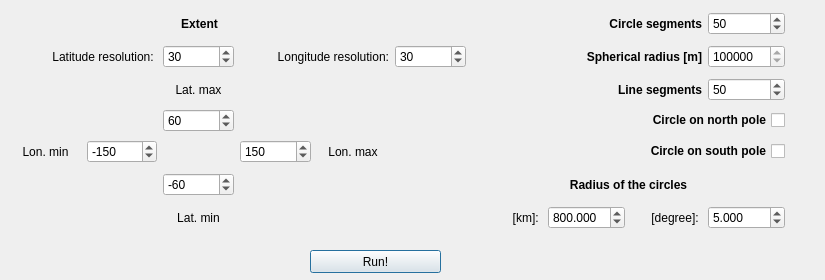
<?xml version="1.0" encoding="UTF-8"?>
<ui version="4.0">
 <class>Tiss</class>
 <widget class="QDialog" name="Tiss">
  <property name="geometry">
   <rect>
    <x>0</x>
    <y>0</y>
    <width>825</width>
    <height>280</height>
   </rect>
  </property>
  <property name="sizePolicy">
   <sizepolicy hsizetype="Preferred" vsizetype="Preferred">
    <horstretch>0</horstretch>
    <verstretch>0</verstretch>
   </sizepolicy>
  </property>
  <property name="minimumSize">
   <size>
    <width>750</width>
    <height>280</height>
   </size>
  </property>
  <property name="maximumSize">
   <size>
    <width>1000</width>
    <height>500</height>
   </size>
  </property>
  <property name="windowTitle">
   <string>Tiss</string>
  </property>
  <widget class="QPushButton" name="btnRun">
   <property name="geometry">
    <rect>
     <x>310</x>
     <y>250</y>
     <width>131</width>
     <height>23</height>
    </rect>
   </property>
   <property name="text">
    <string>Run!</string>
   </property>
  </widget>
  <widget class="QWidget" name="layoutWidget">
   <property name="geometry">
    <rect>
     <x>10</x>
     <y>10</y>
     <width>775</width>
     <height>227</height>
    </rect>
   </property>
   <layout class="QGridLayout" name="gridLayout">
    <item row="4" column="1">
     <widget class="QSpinBox" name="spbLongMin">
      <property name="minimum">
       <number>-180</number>
      </property>
      <property name="maximum">
       <number>180</number>
      </property>
      <property name="value">
       <number>-150</number>
      </property>
     </widget>
    </item>
    <item row="4" column="4">
     <widget class="QLabel" name="lblLongMax">
      <property name="sizePolicy">
       <sizepolicy hsizetype="Preferred" vsizetype="Preferred">
        <horstretch>0</horstretch>
        <verstretch>0</verstretch>
       </sizepolicy>
      </property>
      <property name="minimumSize">
       <size>
        <width>72</width>
        <height>27</height>
       </size>
      </property>
      <property name="text">
       <string>Lon. max</string>
      </property>
      <property name="alignment">
       <set>Qt::AlignCenter</set>
      </property>
     </widget>
    </item>
    <item row="3" column="2">
     <widget class="QSpinBox" name="spbLatMax">
      <property name="minimum">
       <number>-89</number>
      </property>
      <property name="maximum">
       <number>89</number>
      </property>
      <property name="value">
       <number>60</number>
      </property>
     </widget>
    </item>
    <item row="4" column="0">
     <widget class="QLabel" name="lblLongMin">
      <property name="minimumSize">
       <size>
        <width>65</width>
        <height>27</height>
       </size>
      </property>
      <property name="text">
       <string>Lon. min</string>
      </property>
      <property name="alignment">
       <set>Qt::AlignCenter</set>
      </property>
     </widget>
    </item>
    <item row="2" column="2">
     <widget class="QLabel" name="lblLatMax">
      <property name="minimumSize">
       <size>
        <width>66</width>
        <height>27</height>
       </size>
      </property>
      <property name="text">
       <string>Lat. max</string>
      </property>
      <property name="alignment">
       <set>Qt::AlignCenter</set>
      </property>
     </widget>
    </item>
    <item row="5" column="2">
     <widget class="QSpinBox" name="spbLatMin">
      <property name="minimum">
       <number>-89</number>
      </property>
      <property name="maximum">
       <number>89</number>
      </property>
      <property name="value">
       <number>-60</number>
      </property>
     </widget>
    </item>
    <item row="4" column="3">
     <widget class="QSpinBox" name="spbLongMax">
      <property name="minimum">
       <number>-180</number>
      </property>
      <property name="maximum">
       <number>180</number>
      </property>
      <property name="value">
       <number>150</number>
      </property>
     </widget>
    </item>
    <item row="2" column="9">
     <widget class="QSpinBox" name="spbLineSeg">
      <property name="minimum">
       <number>5</number>
      </property>
      <property name="maximum">
       <number>100</number>
      </property>
      <property name="value">
       <number>50</number>
      </property>
     </widget>
    </item>
    <item row="6" column="2">
     <widget class="QLabel" name="lblLatMin">
      <property name="minimumSize">
       <size>
        <width>66</width>
        <height>27</height>
       </size>
      </property>
      <property name="text">
       <string>Lat. min</string>
      </property>
      <property name="alignment">
       <set>Qt::AlignCenter</set>
      </property>
     </widget>
    </item>
    <item row="0" column="0" colspan="5">
     <widget class="QLabel" name="label_10">
      <property name="minimumSize">
       <size>
        <width>66</width>
        <height>27</height>
       </size>
      </property>
      <property name="font">
       <font>
        <weight>75</weight>
        <bold>true</bold>
       </font>
      </property>
      <property name="text">
       <string>Extent</string>
      </property>
      <property name="alignment">
       <set>Qt::AlignCenter</set>
      </property>
     </widget>
    </item>
    <item row="1" column="0" colspan="2">
     <widget class="QLabel" name="lblRadius">
      <property name="minimumSize">
       <size>
        <width>135</width>
        <height>27</height>
       </size>
      </property>
      <property name="text">
       <string>Latitude resolution: </string>
      </property>
      <property name="alignment">
       <set>Qt::AlignRight|Qt::AlignTrailing|Qt::AlignVCenter</set>
      </property>
     </widget>
    </item>
    <item row="1" column="3" colspan="2">
     <widget class="QLabel" name="label_6">
      <property name="minimumSize">
       <size>
        <width>144</width>
        <height>27</height>
       </size>
      </property>
      <property name="font">
       <font>
        <weight>50</weight>
        <bold>false</bold>
       </font>
      </property>
      <property name="text">
       <string>Longitude resolution:</string>
      </property>
      <property name="alignment">
       <set>Qt::AlignRight|Qt::AlignTrailing|Qt::AlignVCenter</set>
      </property>
     </widget>
    </item>
    <item row="1" column="2">
     <widget class="QSpinBox" name="spbLatRes">
      <property name="maximum">
       <number>90</number>
      </property>
      <property name="value">
       <number>30</number>
      </property>
     </widget>
    </item>
    <item row="1" column="5">
     <widget class="QSpinBox" name="spbLongRes">
      <property name="maximum">
       <number>90</number>
      </property>
      <property name="value">
       <number>30</number>
      </property>
     </widget>
    </item>
    <item row="2" column="6" colspan="3">
     <widget class="QLabel" name="lblCircleSeg_2">
      <property name="minimumSize">
       <size>
        <width>144</width>
        <height>27</height>
       </size>
      </property>
      <property name="font">
       <font>
        <weight>75</weight>
        <bold>true</bold>
       </font>
      </property>
      <property name="text">
       <string>Line segments</string>
      </property>
      <property name="alignment">
       <set>Qt::AlignRight|Qt::AlignTrailing|Qt::AlignVCenter</set>
      </property>
     </widget>
    </item>
    <item row="6" column="6">
     <widget class="QLabel" name="label_11">
      <property name="minimumSize">
       <size>
        <width>66</width>
        <height>27</height>
       </size>
      </property>
      <property name="text">
       <string>[km]: </string>
      </property>
      <property name="alignment">
       <set>Qt::AlignRight|Qt::AlignTrailing|Qt::AlignVCenter</set>
      </property>
     </widget>
    </item>
    <item row="6" column="7">
     <widget class="QDoubleSpinBox" name="spbRadiusKm">
      <property name="decimals">
       <number>3</number>
      </property>
      <property name="minimum">
       <double>1.000000000000000</double>
      </property>
      <property name="maximum">
       <double>5000.000000000000000</double>
      </property>
      <property name="value">
       <double>800.000000000000000</double>
      </property>
     </widget>
    </item>
    <item row="6" column="8">
     <widget class="QLabel" name="label_9">
      <property name="minimumSize">
       <size>
        <width>66</width>
        <height>27</height>
       </size>
      </property>
      <property name="text">
       <string>[degree]: </string>
      </property>
      <property name="alignment">
       <set>Qt::AlignRight|Qt::AlignTrailing|Qt::AlignVCenter</set>
      </property>
     </widget>
    </item>
    <item row="6" column="9">
     <widget class="QDoubleSpinBox" name="spbRadiusDg">
      <property name="decimals">
       <number>3</number>
      </property>
      <property name="minimum">
       <double>1.000000000000000</double>
      </property>
      <property name="maximum">
       <double>5000.000000000000000</double>
      </property>
      <property name="value">
       <double>5.000000000000000</double>
      </property>
     </widget>
    </item>
    <item row="5" column="6" colspan="4">
     <widget class="QLabel" name="label_8">
      <property name="minimumSize">
       <size>
        <width>66</width>
        <height>27</height>
       </size>
      </property>
      <property name="font">
       <font>
        <weight>75</weight>
        <bold>true</bold>
       </font>
      </property>
      <property name="text">
       <string>Radius of the circles</string>
      </property>
      <property name="alignment">
       <set>Qt::AlignCenter</set>
      </property>
     </widget>
    </item>
    <item row="1" column="7" colspan="2">
     <widget class="QLabel" name="label_12">
      <property name="minimumSize">
       <size>
        <width>66</width>
        <height>27</height>
       </size>
      </property>
      <property name="font">
       <font>
        <weight>75</weight>
        <bold>true</bold>
       </font>
      </property>
      <property name="text">
       <string>Spherical radius [m]</string>
      </property>
      <property name="alignment">
       <set>Qt::AlignRight|Qt::AlignTrailing|Qt::AlignVCenter</set>
      </property>
     </widget>
    </item>
    <item row="1" column="9">
     <widget class="QSpinBox" name="spbRadius">
      <property name="minimum">
       <number>6000000</number>
      </property>
      <property name="maximum">
       <number>7000000</number>
      </property>
      <property name="singleStep">
       <number>0</number>
      </property>
      <property name="value">
       <number>6371000</number>
      </property>
     </widget>
    </item>
    <item row="0" column="7" colspan="2">
     <widget class="QLabel" name="lblCircleSeg">
      <property name="minimumSize">
       <size>
        <width>144</width>
        <height>27</height>
       </size>
      </property>
      <property name="font">
       <font>
        <weight>75</weight>
        <bold>true</bold>
       </font>
      </property>
      <property name="text">
       <string>Circle segments</string>
      </property>
      <property name="alignment">
       <set>Qt::AlignRight|Qt::AlignTrailing|Qt::AlignVCenter</set>
      </property>
     </widget>
    </item>
    <item row="4" column="8" colspan="2">
     <widget class="QCheckBox" name="chkBoxSPole">
      <property name="font">
       <font>
        <weight>75</weight>
        <bold>true</bold>
       </font>
      </property>
      <property name="layoutDirection">
       <enum>Qt::RightToLeft</enum>
      </property>
      <property name="text">
       <string>Circle on south pole</string>
      </property>
     </widget>
    </item>
    <item row="0" column="9">
     <widget class="QSpinBox" name="spbCircleSeg">
      <property name="minimum">
       <number>5</number>
      </property>
      <property name="maximum">
       <number>100</number>
      </property>
      <property name="value">
       <number>50</number>
      </property>
     </widget>
    </item>
    <item row="3" column="8" colspan="2">
     <widget class="QCheckBox" name="chkBoxNPole">
      <property name="font">
       <font>
        <weight>75</weight>
        <bold>true</bold>
       </font>
      </property>
      <property name="layoutDirection">
       <enum>Qt::RightToLeft</enum>
      </property>
      <property name="text">
       <string>Circle on north pole</string>
      </property>
     </widget>
    </item>
   </layout>
  </widget>
 </widget>
 <resources/>
 <connections/>
</ui>
